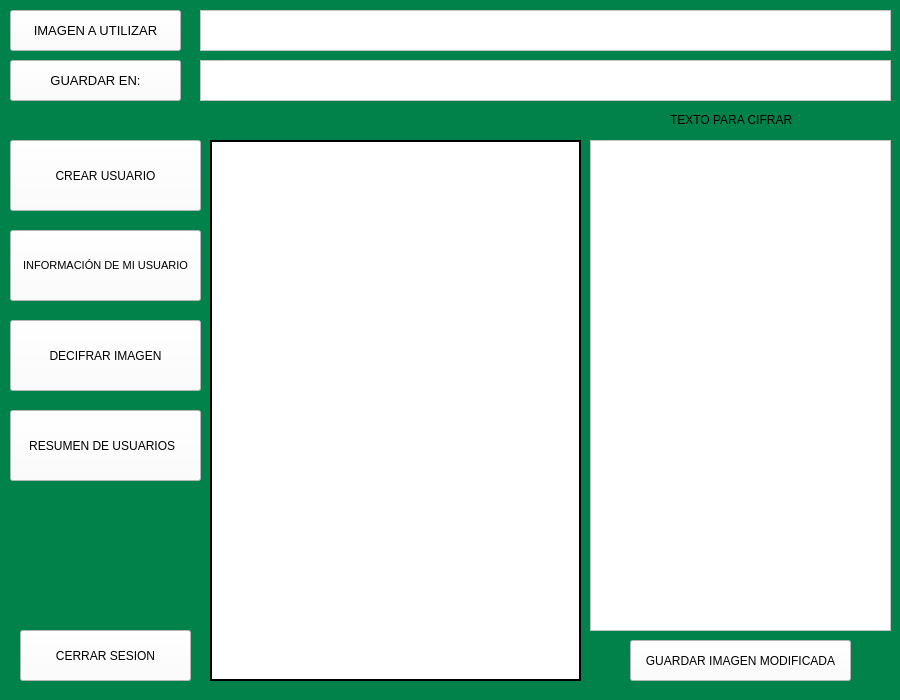
<?xml version="1.0" encoding="UTF-8"?>
<ui version="4.0">
 <class>MainWindow</class>
 <widget class="QMainWindow" name="MainWindow">
  <property name="geometry">
   <rect>
    <x>0</x>
    <y>0</y>
    <width>900</width>
    <height>700</height>
   </rect>
  </property>
  <property name="minimumSize">
   <size>
    <width>900</width>
    <height>700</height>
   </size>
  </property>
  <property name="maximumSize">
   <size>
    <width>900</width>
    <height>700</height>
   </size>
  </property>
  <property name="windowTitle">
   <string>CIFRAR ADMIN</string>
  </property>
  <property name="styleSheet">
   <string notr="true">
background-color:#00824A</string>
  </property>
  <widget class="QWidget" name="centralwidget">
   <widget class="QPushButton" name="cerrarsesion">
    <property name="geometry">
     <rect>
      <x>20</x>
      <y>630</y>
      <width>171</width>
      <height>51</height>
     </rect>
    </property>
    <property name="cursor">
     <cursorShape>PointingHandCursor</cursorShape>
    </property>
    <property name="styleSheet">
     <string notr="true">background-color: rgb(255, 255, 255);
font: 10pt &quot;MS Shell Dlg 2&quot;;

</string>
    </property>
    <property name="text">
     <string>CERRAR SESION</string>
    </property>
   </widget>
   <widget class="QPushButton" name="crearusuario">
    <property name="geometry">
     <rect>
      <x>10</x>
      <y>140</y>
      <width>191</width>
      <height>71</height>
     </rect>
    </property>
    <property name="cursor">
     <cursorShape>PointingHandCursor</cursorShape>
    </property>
    <property name="styleSheet">
     <string notr="true">
font: 8pt &quot;MS Shell Dlg 2&quot;;
background-color: rgb(255, 255, 255);

</string>
    </property>
    <property name="text">
     <string>CREAR USUARIO</string>
    </property>
   </widget>
   <widget class="QPushButton" name="decifrarimagen">
    <property name="geometry">
     <rect>
      <x>10</x>
      <y>320</y>
      <width>191</width>
      <height>71</height>
     </rect>
    </property>
    <property name="cursor">
     <cursorShape>PointingHandCursor</cursorShape>
    </property>
    <property name="styleSheet">
     <string notr="true">background-color: rgb(255, 255, 255);
font: 8pt &quot;MS Shell Dlg 2&quot;;

</string>
    </property>
    <property name="text">
     <string>DECIFRAR IMAGEN</string>
    </property>
   </widget>
   <widget class="QPushButton" name="ocultarmensaje">
    <property name="geometry">
     <rect>
      <x>630</x>
      <y>640</y>
      <width>221</width>
      <height>41</height>
     </rect>
    </property>
    <property name="cursor">
     <cursorShape>PointingHandCursor</cursorShape>
    </property>
    <property name="styleSheet">
     <string notr="true">background-color:rgb(255, 255, 255);
font: 8pt &quot;MS Shell Dlg 2&quot;;

</string>
    </property>
    <property name="text">
     <string>GUARDAR IMAGEN MODIFICADA</string>
    </property>
   </widget>
   <widget class="QLabel" name="label_5">
    <property name="geometry">
     <rect>
      <x>670</x>
      <y>110</y>
      <width>171</width>
      <height>20</height>
     </rect>
    </property>
    <property name="styleSheet">
     <string notr="true">font: 10pt &quot;MS Shell Dlg 2&quot;;</string>
    </property>
    <property name="text">
     <string>TEXTO PARA CIFRAR</string>
    </property>
   </widget>
   <widget class="QPushButton" name="resumenusuario">
    <property name="geometry">
     <rect>
      <x>10</x>
      <y>410</y>
      <width>191</width>
      <height>71</height>
     </rect>
    </property>
    <property name="cursor">
     <cursorShape>PointingHandCursor</cursorShape>
    </property>
    <property name="styleSheet">
     <string notr="true">background-color: rgb(255, 255, 255);
font: 8pt &quot;MS Shell Dlg 2&quot;;

</string>
    </property>
    <property name="text">
     <string>RESUMEN DE USUARIOS  </string>
    </property>
   </widget>
   <widget class="QTextEdit" name="mensaje">
    <property name="geometry">
     <rect>
      <x>590</x>
      <y>140</y>
      <width>301</width>
      <height>491</height>
     </rect>
    </property>
    <property name="styleSheet">
     <string notr="true">background-color: rgb(255, 255, 255);</string>
    </property>
   </widget>
   <widget class="QLabel" name="imagen">
    <property name="geometry">
     <rect>
      <x>210</x>
      <y>140</y>
      <width>371</width>
      <height>541</height>
     </rect>
    </property>
    <property name="cursor">
     <cursorShape>ArrowCursor</cursorShape>
    </property>
    <property name="styleSheet">
     <string notr="true">background-color:rgb(255, 255, 255)</string>
    </property>
    <property name="frameShape">
     <enum>QFrame::WinPanel</enum>
    </property>
    <property name="text">
     <string/>
    </property>
   </widget>
   <widget class="QPushButton" name="anadirarchivo">
    <property name="geometry">
     <rect>
      <x>10</x>
      <y>10</y>
      <width>171</width>
      <height>41</height>
     </rect>
    </property>
    <property name="font">
     <font>
      <family>MS Shell Dlg 2</family>
      <pointsize>10</pointsize>
      <weight>50</weight>
      <italic>false</italic>
      <bold>false</bold>
     </font>
    </property>
    <property name="cursor">
     <cursorShape>PointingHandCursor</cursorShape>
    </property>
    <property name="styleSheet">
     <string notr="true">background-color: rgb(255, 255, 255);
font: 10pt &quot;MS Shell Dlg 2&quot;;
</string>
    </property>
    <property name="text">
     <string>IMAGEN A UTILIZAR</string>
    </property>
   </widget>
   <widget class="QPushButton" name="anadirarchivo_2">
    <property name="enabled">
     <bool>true</bool>
    </property>
    <property name="geometry">
     <rect>
      <x>10</x>
      <y>60</y>
      <width>171</width>
      <height>41</height>
     </rect>
    </property>
    <property name="font">
     <font>
      <family>MS Shell Dlg 2</family>
      <pointsize>10</pointsize>
      <weight>50</weight>
      <italic>false</italic>
      <bold>false</bold>
      <kerning>true</kerning>
     </font>
    </property>
    <property name="cursor">
     <cursorShape>PointingHandCursor</cursorShape>
    </property>
    <property name="styleSheet">
     <string notr="true">background-color: rgb(255, 255, 255);
font: 10pt &quot;MS Shell Dlg 2&quot;;
</string>
    </property>
    <property name="text">
     <string>GUARDAR EN:</string>
    </property>
   </widget>
   <widget class="QTextEdit" name="texto">
    <property name="geometry">
     <rect>
      <x>200</x>
      <y>10</y>
      <width>691</width>
      <height>41</height>
     </rect>
    </property>
    <property name="styleSheet">
     <string notr="true">background-color:rgb(255, 255, 255)</string>
    </property>
    <property name="html">
     <string>&lt;!DOCTYPE HTML PUBLIC &quot;-//W3C//DTD HTML 4.0//EN&quot; &quot;http://www.w3.org/TR/REC-html40/strict.dtd&quot;&gt;
&lt;html&gt;&lt;head&gt;&lt;meta name=&quot;qrichtext&quot; content=&quot;1&quot; /&gt;&lt;style type=&quot;text/css&quot;&gt;
p, li { white-space: pre-wrap; }
&lt;/style&gt;&lt;/head&gt;&lt;body style=&quot; font-family:'MS Shell Dlg 2'; font-size:7.8pt; font-weight:400; font-style:normal;&quot;&gt;
&lt;p style=&quot;-qt-paragraph-type:empty; margin-top:0px; margin-bottom:0px; margin-left:0px; margin-right:0px; -qt-block-indent:0; text-indent:0px;&quot;&gt;&lt;br /&gt;&lt;/p&gt;&lt;/body&gt;&lt;/html&gt;</string>
    </property>
   </widget>
   <widget class="QTextEdit" name="ruta_salida">
    <property name="geometry">
     <rect>
      <x>200</x>
      <y>60</y>
      <width>691</width>
      <height>41</height>
     </rect>
    </property>
    <property name="styleSheet">
     <string notr="true">background-color:rgb(255, 255, 255);</string>
    </property>
    <property name="html">
     <string>&lt;!DOCTYPE HTML PUBLIC &quot;-//W3C//DTD HTML 4.0//EN&quot; &quot;http://www.w3.org/TR/REC-html40/strict.dtd&quot;&gt;
&lt;html&gt;&lt;head&gt;&lt;meta name=&quot;qrichtext&quot; content=&quot;1&quot; /&gt;&lt;style type=&quot;text/css&quot;&gt;
p, li { white-space: pre-wrap; }
&lt;/style&gt;&lt;/head&gt;&lt;body style=&quot; font-family:'MS Shell Dlg 2'; font-size:7.8pt; font-weight:400; font-style:normal;&quot;&gt;
&lt;p style=&quot;-qt-paragraph-type:empty; margin-top:0px; margin-bottom:0px; margin-left:0px; margin-right:0px; -qt-block-indent:0; text-indent:0px;&quot;&gt;&lt;br /&gt;&lt;/p&gt;&lt;/body&gt;&lt;/html&gt;</string>
    </property>
   </widget>
   <widget class="QPushButton" name="infousuario">
    <property name="geometry">
     <rect>
      <x>10</x>
      <y>230</y>
      <width>191</width>
      <height>71</height>
     </rect>
    </property>
    <property name="font">
     <font>
      <family>MS Shell Dlg 2</family>
      <pointsize>8</pointsize>
      <weight>50</weight>
      <italic>false</italic>
      <bold>false</bold>
     </font>
    </property>
    <property name="cursor">
     <cursorShape>PointingHandCursor</cursorShape>
    </property>
    <property name="styleSheet">
     <string notr="true">
font: 8pt &quot;MS Shell Dlg 2&quot;;
background-color: rgb(255, 255, 255);

</string>
    </property>
    <property name="text">
     <string>INFORMACIÓN DE MI USUARIO</string>
    </property>
   </widget>
  </widget>
 </widget>
 <resources/>
 <connections/>
</ui>
